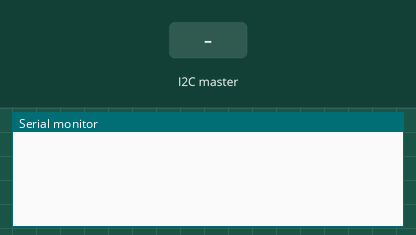
This sketch was run on a simulated Arduino Uno, built with avr-gcc and run on an emulated ATmega328P. Parts: the last lines printed to the serial monitor. The test bench sets the inputs (shaded band).

Above: at 1.2 s.
1.3 s: the I2C master sends the byte 1
At 2.5 s:
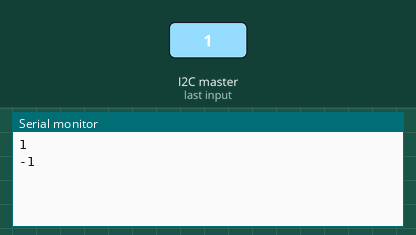
2.8 s: the I2C master sends the byte 0
At 3.8 s:
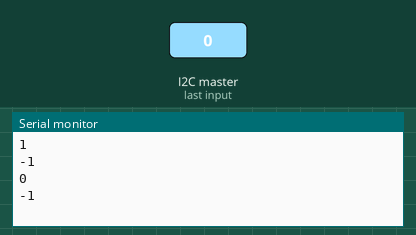
Timing chart, 0 to 5.8 s (numbered marks = the images above; inputs shaded):
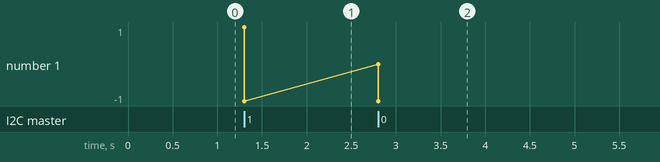

Measured:
- after the input at 1.3 s, the serial monitor: prints a new line at once (image 1)
- after the input at 2.8 s, the serial monitor: prints a new line at once (image 2)

The sketch:

wireFile2.ino
```cpp
#include <Wire.h>

void setup() {
  Wire.begin(8);
  Wire.onReceive(receiveEvent);
  Serial.begin(9600);
}
void loop() {
  delay(100);
}
void receiveEvent(int justaNumber) {
  while (1 < Wire.available()) {
    char c = Wire.read();
    Serial.print(c);
  }
  int x = Wire.read();
  Serial.println(x);
  while (1 < Wire.available()) {
    char d = Wire.read();
    Serial.print(d);
  }
  int y = Wire.read();
  Serial.println(y);
}
```
